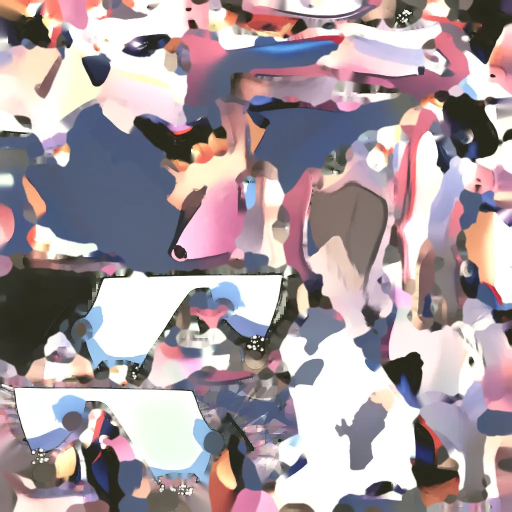
#> input picture saga-godot/assets/creatures/cow_Image_0.jpg, 1024 x 1024 px, given in place of side.png, which was not available (shown at 1/2 size)
$ python mirror_person.py ../../../saga-godot/assets/creatures/cow_Image_0.jpg
#> lines starting #> are read from the running program, lines starting #| are printed output that depends on the picture
"""K-0188 — 왼쪽을 보는 사람을 오른쪽으로(엔진 cutout2d 는 기본 방향 = 오른쪽, facing 'left' 일 때만 거울).
손질한 관절을 버리지 않고 그대로 거울에 비춘다: side.png·side_bg.png·fill_img 좌우 뒤집기 + joints 의 모든 x → W-1-x(poly·weapon·drop/chest/hip_poly 포함) + flip.json 뒤집기.
  py tools/ai-art/k188/mirror_person.py <id> [<id> …]     → 그다음 k188_cutout.py cut … --fill sd · preview · publish.py
"""
import json
import os
import sys

from PIL import Image

P = os.path.join(os.path.dirname(os.path.abspath(__file__)), '..', '_out', 'k188', 'p')
ROOT = os.path.abspath(os.path.join(os.path.dirname(os.path.abspath(__file__)), '..', '..', '..'))


def mx(v, W):
    if isinstance(v, list) and len(v) == 2 and all(isinstance(t, (int, float)) for t in v):
        return [W - 1 - v[0], v[1]]
    if isinstance(v, list):
        return [mx(t, W) for t in v]
    if isinstance(v, dict):
        return {k: (mx(t, W) if k not in ('w', 'side') else t) for k, t in v.items()}
    return v


def main():
    for i in sys.argv[1:]:
        d = os.path.join(P, i)
        W = Image.open(os.path.join(d, 'side.png')).width
        for f in ('side.png', 'side_bg.png'):
            p = os.path.join(d, f)
            if os.path.exists(p):
                Image.open(p).transpose(Image.FLIP_LEFT_RIGHT).save(p)
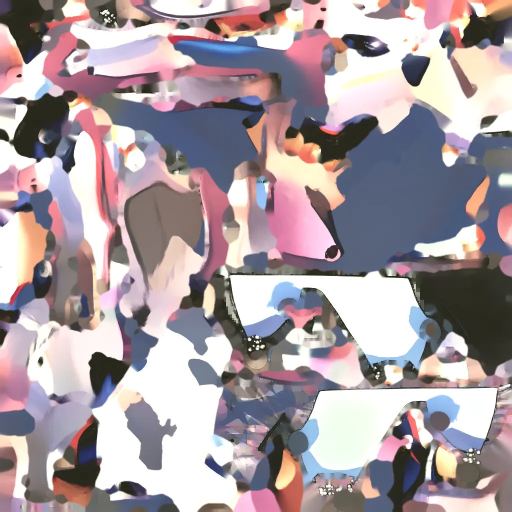
#> saved as side.png: PIL image 1024x1024 RGB (shown at 1/2 size); mean R, G, B 168.6, 155.4, 160.9
        jp = os.path.join(d, 'joints.json')
#> (the run stopped early here; a loop or call above may not have finished)

$ run again, on saga-godot/assets/creatures/elephant_Image_0.jpg
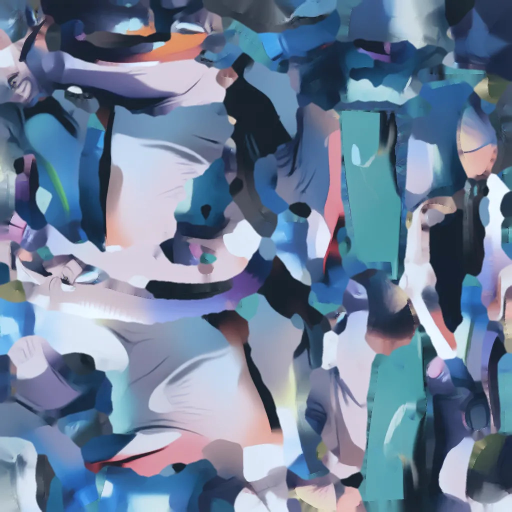
#> input picture saga-godot/assets/creatures/elephant_Image_0.jpg, 1024 x 1024 px, given in place of side.png, which was not available (shown at 1/2 size)
#> in main, `Image.open(p).transpose(Image.FLIP_LEFT_RIGHT).save(p)`:
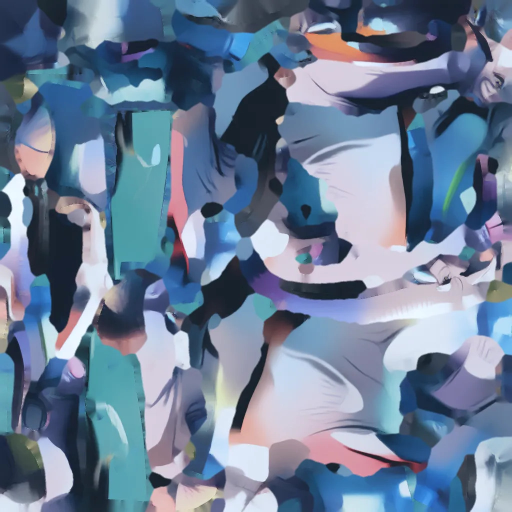
#> saved as side.png: PIL image 1024x1024 RGB (shown at 1/2 size); mean R, G, B 108.2, 126.3, 150.7

$ run again, on saga-godot/assets/creatures/fish_a_Image_0.jpg
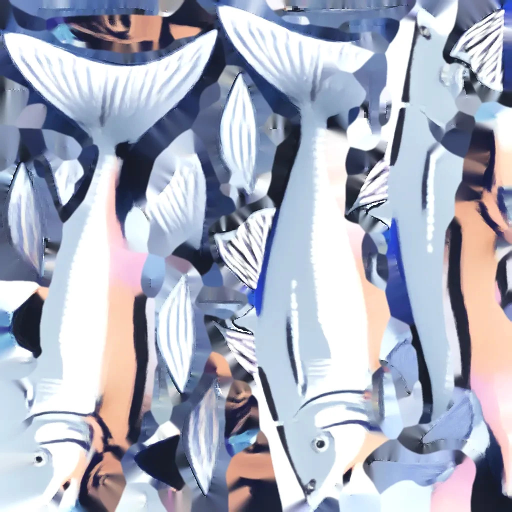
#> input picture saga-godot/assets/creatures/fish_a_Image_0.jpg, 1024 x 1024 px, given in place of side.png, which was not available (shown at 1/2 size)
#> in main, `Image.open(p).transpose(Image.FLIP_LEFT_RIGHT).save(p)`:
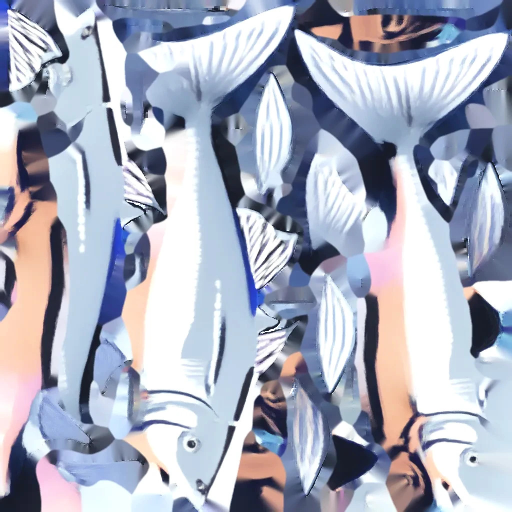
#> saved as side.png: PIL image 1024x1024 RGB (shown at 1/2 size); mean R, G, B 168, 173, 189.4
